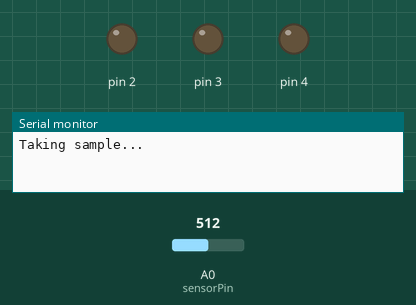
This sketch was run on a simulated Arduino Uno, built with avr-gcc and run on an emulated ATmega328P. Parts: output pins drawn as LEDs (lit = HIGH), the last lines printed to the serial monitor. The inputs (shaded band) are chosen by the test bench; at power-on: A0 (sensorPin) = 512.

Above: at 0.1 s.
At 6.2 s:
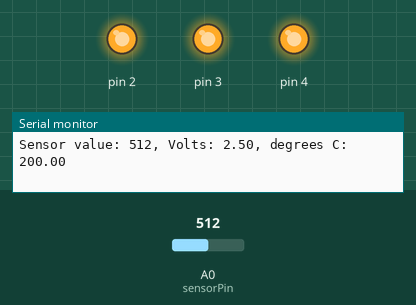
6.3 s: A0 (sensorPin) set to 323
9.3 s: A0 (sensorPin) set to 292
Timing chart, 0 to 12.3 s (numbered marks = the images above; inputs shaded):
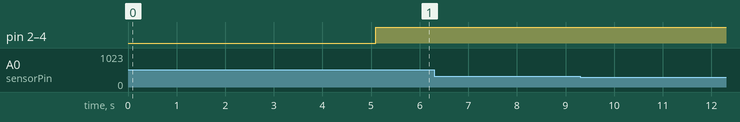

The sketch:

love_meter.ino
```cpp
/*
    LOVE METER
*/

const int sensorPin = A0; // Pin for TMP sensor
float baselineTemp = 20.0;

void setup() {
  // Open a serial port to see values from analog input
  Serial.begin(9600);

  // Initialize LED pins
  for(int pinNumber=2; pinNumber<5; pinNumber++){
    pinMode(pinNumber, OUTPUT);
    digitalWrite(pinNumber, LOW);
  }

  // Get average baselineTemp from the first 5 seconds of sensor readings
  int readings[500];
  // Keep track of number of readings
  int count = 0;

  Serial.print("Taking sample...");
  while(millis() < 5000){
    unsigned long reading = millis();

    // Get reading from sensor
    int sensorVal = analogRead(sensorPin);

    // Store reading
    readings[count] = sensorVal;
    count++;

    // Don't take samples too quickly
    delay(10);
  }

  Serial.println(" Done!");
  Serial.print("Total readings: ");
  Serial.println(count);

  // Take average of readings
  double sum = 0;
  for(int i=0; i<count; i++){
    sum = sum + readings[i];
  }

  int averageReading = sum / count;
  Serial.print("Average reading: ");
  Serial.println(averageReading);

  // Convert the reading to voltage
  float voltage = (averageReading/1024.0) * 5.0;
  Serial.print("Voltage: ");
  Serial.println(voltage);

  // Convert the voltage to temperature in degrees
  // See: https://www.arduino.cc/documents/datasheets/TEMP-TMP35_36_37.pdf
  float baselineTemp = (voltage - 0.5) * 100;
  Serial.print("Baseline Temperature: ");
  Serial.println(baselineTemp);
}

void loop() {
  // Get reading from sensor
  int sensorVal = analogRead(sensorPin);
  Serial.print("Sensor value: ");
  Serial.print(sensorVal);

  // Convert the ADC reading to voltage
  float voltage = (sensorVal/1024.0) * 5.0;
  Serial.print(", Volts: ");
  Serial.print(voltage);

  // Convert the voltage to temperature in degrees
  // See: https://www.arduino.cc/documents/datasheets/TEMP-TMP35_36_37.pdf
  float temperature = (voltage - 0.5) * 100;
  Serial.print(", degrees C: ");
  Serial.println(temperature);

  // For every 2 degrees C, light up an LED
  if (temperature < baselineTemp+2){
    digitalWrite(2, LOW);
    digitalWrite(3, LOW);
    digitalWrite(4, LOW);
  } else if(temperature >= baselineTemp+2 && temperature < baselineTemp+4){
    digitalWrite(2, LOW);
    digitalWrite(3, LOW);
    digitalWrite(4, HIGH);
  } else if(temperature >= baselineTemp+4 && temperature < baselineTemp+6){
    digitalWrite(2, LOW);
    digitalWrite(3, HIGH);
    digitalWrite(4, HIGH);
  } else if (temperature >= baselineTemp+6){
    digitalWrite(2, HIGH);
    digitalWrite(3, HIGH);
    digitalWrite(4, HIGH);
  }
  // Don't read from ADC too quickly
  delay(1);
}
```
